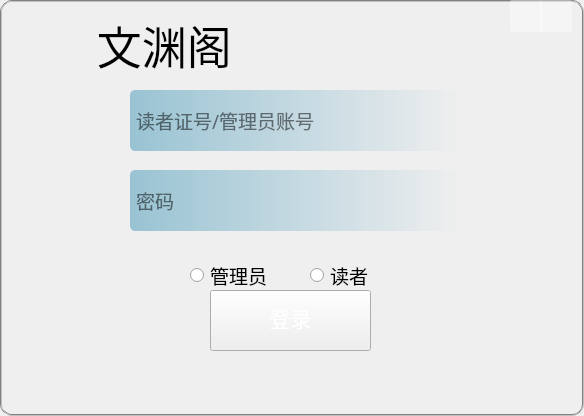
<?xml version="1.0" encoding="UTF-8"?>
<ui version="4.0">
 <class>MainWindow</class>
 <widget class="QMainWindow" name="MainWindow">
  <property name="geometry">
   <rect>
    <x>0</x>
    <y>0</y>
    <width>584</width>
    <height>416</height>
   </rect>
  </property>
  <property name="windowTitle">
   <string>MainWindow</string>
  </property>
  <property name="styleSheet">
   <string notr="true">#MainWindow{
border:2px groove gray;
border-radius:12px;
padding:2px 4px;
	background-image: url(:/image/image/login1.jpg);
color: rgb(255, 255, 255);
}</string>
  </property>
  <widget class="QWidget" name="centralwidget">
   <widget class="QLabel" name="label_2">
    <property name="geometry">
     <rect>
      <x>50</x>
      <y>10</y>
      <width>341</width>
      <height>71</height>
     </rect>
    </property>
    <property name="font">
     <font>
      <family>楷体</family>
      <pointsize>34</pointsize>
      <weight>50</weight>
      <italic>false</italic>
      <bold>false</bold>
     </font>
    </property>
    <property name="styleSheet">
     <string notr="true">font: 34pt &quot;楷体&quot;;</string>
    </property>
    <property name="text">
     <string>    文渊阁</string>
    </property>
   </widget>
   <widget class="QLineEdit" name="line_account">
    <property name="geometry">
     <rect>
      <x>130</x>
      <y>90</y>
      <width>331</width>
      <height>61</height>
     </rect>
    </property>
    <property name="minimumSize">
     <size>
      <width>331</width>
      <height>61</height>
     </size>
    </property>
    <property name="maximumSize">
     <size>
      <width>331</width>
      <height>61</height>
     </size>
    </property>
    <property name="font">
     <font>
      <family>楷体</family>
      <pointsize>14</pointsize>
      <weight>50</weight>
      <italic>false</italic>
      <bold>false</bold>
     </font>
    </property>
    <property name="styleSheet">
     <string notr="true">border-radius:5px;
font: 14pt &quot;楷体&quot;;
padding:2px 4px;
background-color: qlineargradient(spread:pad, x1:0, y1:0, x2:1, y2:0, stop:0 rgba(153,195,211,255), stop:1 rgba(152,195,212, 0));</string>
    </property>
    <property name="text">
     <string/>
    </property>
    <property name="maxLength">
     <number>11</number>
    </property>
    <property name="placeholderText">
     <string>读者证号/管理员账号</string>
    </property>
    <property name="clearButtonEnabled">
     <bool>true</bool>
    </property>
   </widget>
   <widget class="QLineEdit" name="line_password">
    <property name="geometry">
     <rect>
      <x>130</x>
      <y>170</y>
      <width>331</width>
      <height>61</height>
     </rect>
    </property>
    <property name="minimumSize">
     <size>
      <width>331</width>
      <height>61</height>
     </size>
    </property>
    <property name="maximumSize">
     <size>
      <width>331</width>
      <height>61</height>
     </size>
    </property>
    <property name="font">
     <font>
      <family>楷体</family>
      <pointsize>14</pointsize>
      <weight>50</weight>
      <italic>false</italic>
      <bold>false</bold>
     </font>
    </property>
    <property name="styleSheet">
     <string notr="true">border-radius:5px;
font: 14pt &quot;楷体&quot;;
padding:2px 4px;
background-color: qlineargradient(spread:pad, x1:0, y1:0, x2:1, y2:0, stop:0 rgba(153,195,211,255), stop:1 rgba(152,195,212, 0));</string>
    </property>
    <property name="text">
     <string/>
    </property>
    <property name="maxLength">
     <number>16</number>
    </property>
    <property name="echoMode">
     <enum>QLineEdit::Password</enum>
    </property>
    <property name="placeholderText">
     <string>密码</string>
    </property>
    <property name="clearButtonEnabled">
     <bool>true</bool>
    </property>
   </widget>
   <widget class="QPushButton" name="button_close">
    <property name="geometry">
     <rect>
      <x>540</x>
      <y>0</y>
      <width>32</width>
      <height>32</height>
     </rect>
    </property>
    <property name="minimumSize">
     <size>
      <width>32</width>
      <height>32</height>
     </size>
    </property>
    <property name="maximumSize">
     <size>
      <width>32</width>
      <height>32</height>
     </size>
    </property>
    <property name="font">
     <font>
      <family>微软雅黑</family>
      <pointsize>22</pointsize>
      <weight>75</weight>
      <bold>true</bold>
     </font>
    </property>
    <property name="styleSheet">
     <string notr="true">QPushButton#button_close{
background-image: url(:/image/image/icon/close.png);
border-radius:2px;
padding:2px 4px;
color: rgb(0,128,128);
background-color: rgba(255,255,255, 96);
}

QPushButton#button_close:hover{
background-image: url(:/image/image/icon/close_hover.png);
border-radius:2px;
padding:2px 4px;
color: rgb(0,128,128);
background-color: rgba(240,255,255,144);
}
 
QPushButton#button_close:pressed{
background-image: url(:/image/image/icon/close_press.png);
border-radius:2px;
padding:2px 4px;
color: rgb(0,128,128);
background-color: rgba(225,255,255, 156);
padding-left:6px;
padding-top:6px;
}</string>
    </property>
    <property name="text">
     <string/>
    </property>
   </widget>
   <widget class="QPushButton" name="button_login">
    <property name="geometry">
     <rect>
      <x>210</x>
      <y>290</y>
      <width>161</width>
      <height>61</height>
     </rect>
    </property>
    <property name="sizeIncrement">
     <size>
      <width>0</width>
      <height>0</height>
     </size>
    </property>
    <property name="baseSize">
     <size>
      <width>0</width>
      <height>0</height>
     </size>
    </property>
    <property name="font">
     <font>
      <family>楷体</family>
      <pointsize>16</pointsize>
      <weight>50</weight>
      <italic>false</italic>
      <bold>false</bold>
     </font>
    </property>
    <property name="acceptDrops">
     <bool>false</bool>
    </property>
    <property name="toolTipDuration">
     <number>0</number>
    </property>
    <property name="autoFillBackground">
     <bool>false</bool>
    </property>
    <property name="styleSheet">
     <string notr="true">QPushButton#button_login{
	font: 16pt &quot;楷体&quot;;
    color: rgb(255, 255, 255);
    padding-top:-6px;

	border-image: url(:/image/image/anniu.png);
}
QPushButton:hover#button_login{
	font: 16pt &quot;楷体&quot;;;
    color: rgb(255, 255, 255);
padding-top:-6px;

	border-image: url(:/image/image/anniu2.png);
}
QPushButton:pressed#button_login{
	font: 16pt &quot;楷体&quot;;
    color: rgb(255, 255, 255);
padding-top:-6px;

	border-image: url(:/image/image/anniu2.png);
}</string>
    </property>
    <property name="text">
     <string>登录</string>
    </property>
   </widget>
   <widget class="QPushButton" name="button_mini">
    <property name="geometry">
     <rect>
      <x>510</x>
      <y>0</y>
      <width>32</width>
      <height>32</height>
     </rect>
    </property>
    <property name="minimumSize">
     <size>
      <width>32</width>
      <height>32</height>
     </size>
    </property>
    <property name="maximumSize">
     <size>
      <width>32</width>
      <height>32</height>
     </size>
    </property>
    <property name="font">
     <font>
      <family>微软雅黑</family>
      <pointsize>22</pointsize>
      <weight>75</weight>
      <bold>true</bold>
     </font>
    </property>
    <property name="styleSheet">
     <string notr="true">QPushButton#button_mini{
background-image: url(:/image/image/icon/minimize.png);
border-radius:2px;
padding:2px 4px;
color: rgb(0,128,128);
background-color: rgba(255,255,255, 96);
}

QPushButton#button_mini:hover{
background-image: url(:/image/image/icon/minimize_hover.png);
border-radius:2px;
padding:2px 4px;
color: rgb(0,128,128);
background-color: rgba(240,255,255,144);
}
 
QPushButton#button_mini:pressed{
background-image: url(:/image/image/icon/minimize_press.png);
border-radius:2px;
padding:2px 4px;
color: rgb(0,128,128);
background-color: rgba(225,255,255, 156);
padding-left:6px;
padding-top:6px;
}</string>
    </property>
    <property name="text">
     <string/>
    </property>
   </widget>
   <widget class="QRadioButton" name="radioButton_admin">
    <property name="geometry">
     <rect>
      <x>190</x>
      <y>260</y>
      <width>81</width>
      <height>31</height>
     </rect>
    </property>
    <property name="font">
     <font>
      <family>华文行楷</family>
      <pointsize>14</pointsize>
      <weight>50</weight>
      <italic>false</italic>
      <bold>false</bold>
     </font>
    </property>
    <property name="styleSheet">
     <string notr="true">font: 14pt &quot;华文行楷&quot;;</string>
    </property>
    <property name="text">
     <string>管理员</string>
    </property>
   </widget>
   <widget class="QRadioButton" name="radioButton_reader">
    <property name="geometry">
     <rect>
      <x>310</x>
      <y>250</y>
      <width>101</width>
      <height>51</height>
     </rect>
    </property>
    <property name="font">
     <font>
      <family>华文行楷</family>
      <pointsize>14</pointsize>
      <weight>50</weight>
      <italic>false</italic>
      <bold>false</bold>
     </font>
    </property>
    <property name="styleSheet">
     <string notr="true">font: 14pt &quot;华文行楷&quot;;</string>
    </property>
    <property name="text">
     <string>读者</string>
    </property>
   </widget>
  </widget>
  <widget class="QMenuBar" name="menubar">
   <property name="geometry">
    <rect>
     <x>0</x>
     <y>0</y>
     <width>584</width>
     <height>21</height>
    </rect>
   </property>
  </widget>
 </widget>
 <resources/>
 <connections/>
</ui>
